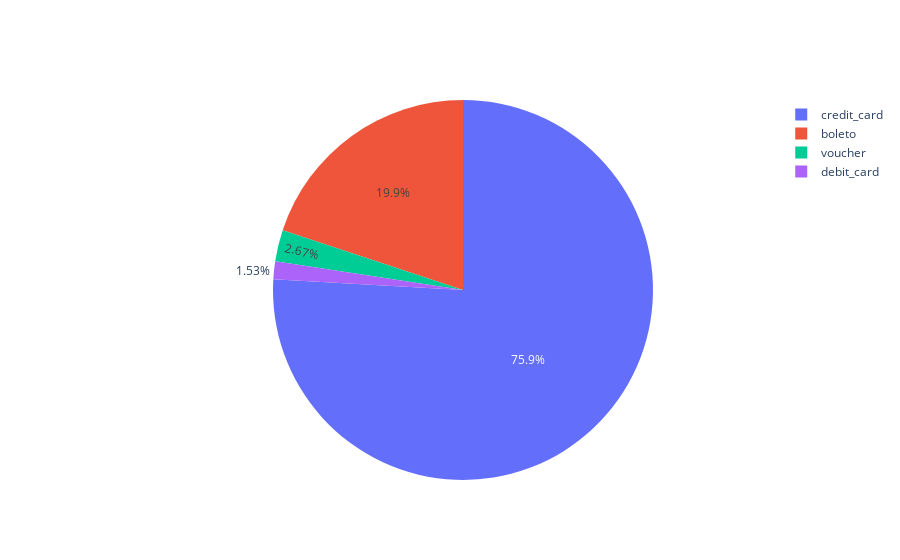

The notebook cell this image was saved under:
### Code cell
import plotly.graph_objects as go
fig = go.Figure()
fig.add_trace(
    go.Pie(
        labels = payment_type.index, values = payment_type.values
    )
)

### Figure 1 — Plotly figure (JSON) as saved in the notebook; plotly's stock layout.template omitted (floating-point values rounded to 4 significant figures)
{"data": [{"labels": ["credit_card", "boleto", "voucher", "debit_card"], "type": "pie", "values": [72177, 18925, 2540, 1454]}], "layout": {}}
